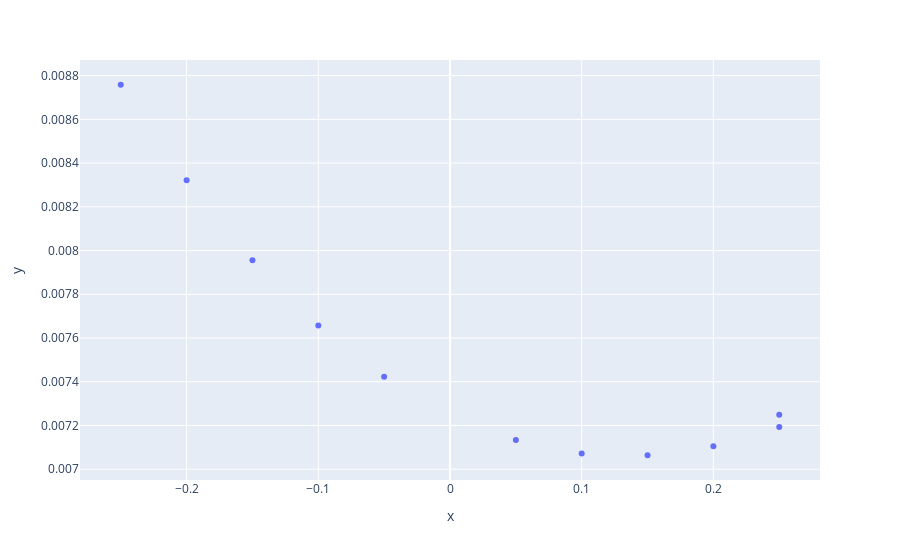

The notebook cell saved with this chart:
### Code cell
results = get_results("../saved_simulations/turbo/YYtermsheisenberg")
YY_weights = [np.real(r.hamiltonian.coeffs[7]) for r in results]
titles = [f"YY = {w}" for w in YY_weights]
compare_preparations(results,titles,2)
expected_state = simple_purify_hamiltonian(lattice_hamiltonian(4,0.25,-1,["Z"],["XX","ZZ"]))
infidelities = [1-state_fidelity(r.state_vector(-1),expected_state) for r in results]
px.scatter(x=YY_weights,y=infidelities,log_y=False).show()

### Figure 1 — Plotly figure (JSON) as saved in the notebook; plotly's stock layout.template omitted (floating-point values rounded to 4 significant figures)
{"data": [{"hovertemplate": "x=%{x}<br>y=%{y}<extra></extra>", "legendgroup": "", "marker": {"color": "#636efa", "symbol": "circle"}, "mode": "markers", "name": "", "orientation": "v", "showlegend": false, "type": "scatter", "x": [-0.25, -0.2, -0.15, -0.1, -0.05, 0.25, 0.05, 0.1, 0.15, 0.2, 0.25], "xaxis": "x", "y": [0.008758, 0.008321, 0.007955, 0.007657, 0.007422, 0.007249, 0.007133, 0.007072, 0.007064, 0.007105, 0.007193], "yaxis": "y"}], "layout": {"legend": {"tracegroupgap": 0}, "margin": {"t": 60}, "xaxis": {"anchor": "y", "domain": [0, 1], "title": {"text": "x"}}, "yaxis": {"anchor": "x", "domain": [0, 1], "title": {"text": "y"}}}}
